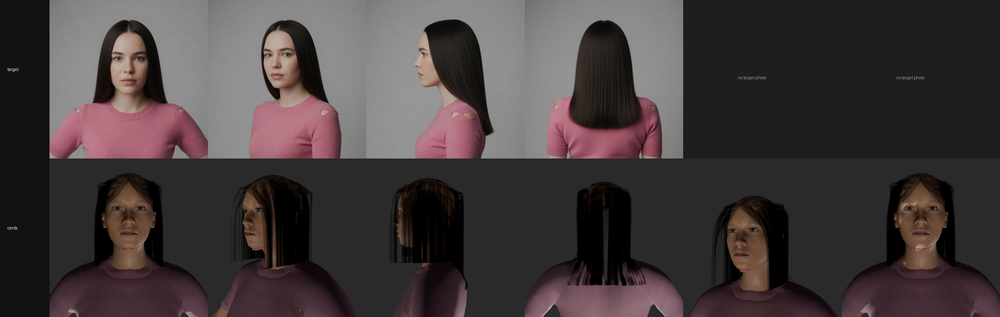
#> input picture tools/openclinxr/evidence/hair-cards0/sheet.png, 1000 x 317 px, shrunk from 2424 x 768 before the run
$ python measure.py ../hair-cards0/sheet.png
#> lines starting #> are read from the running program, lines starting #| are printed output that depends on the picture; after the words box and inside, x2 and y2 are one past the last pixel; in counts of white or black regions, pixels touching at a corner belong together
"""PNG metrics for hair image 02 (numpy + PIL only).

Usage: python3 measure.py <front-png>
Prints JSON: crownScalpFraction, sweaterPixels, meanHairLuminance, volume.

Definitions (mirrors hair-eval/evaluate.py conventions):
- head region: columns 15%-85%, rows 0-75%.
- hair mask: luminance < 0.30 inside the head region.
- crownScalpFraction: fraction of skin pixels (luminance > 0.55 and
  |saturation - median face sat| < 0.1, median over the face region
  columns 30%-70% rows 25%-60%) inside the hair bounding box's top 30%.
- sweaterPixels: pixels in the bottom 30% with hue 330-360 or 0-10 deg
  and saturation > 0.3.
- meanHairLuminance: mean luminance over the hair mask.
- volume: mask pixels / head-region pixels.
"""
import json
import sys

import numpy as np
from PIL import Image


def rgb_to_hs_np(rgb):
    f = rgb.astype(np.float64) / 255.0
    r, g, b = f[..., 0], f[..., 1], f[..., 2]
    mx = np.max(f, axis=-1)
    mn = np.min(f, axis=-1)
    d = mx - mn
    sat = np.where(mx > 0, d / np.maximum(mx, 1e-9), 0.0)
    hue = np.zeros_like(mx)
    m = d > 1e-9
    mr = m & (mx == r)
    mg = m & (mx == g) & ~mr
    mb = m & ~(mr | mg)
    hue[mr] = ((g[mr] - b[mr]) / d[mr]) % 6.0
    hue[mg] = (b[mg] - r[mg]) / d[mg] + 2.0
    hue[mb] = (r[mb] - g[mb]) / d[mb] + 4.0
    return (hue * 60.0) % 360.0, sat


def main():
    path = sys.argv[1]
    im = Image.open(path).convert("RGB")
#> im is the input picture: PIL image 1000x317 RGB; mean R, G, B 68.1, 60.2, 60.5
    a = np.asarray(im)
    H, W, _ = a.shape
#> H = 317; W = 1000
    lum = (0.299 * a[..., 0] + 0.587 * a[..., 1] + 0.114 * a[..., 2]) / 255.0
    hue, sat = rgb_to_hs_np(a)
#> in rgb_to_hs_np, `m = d > 1e-9`:
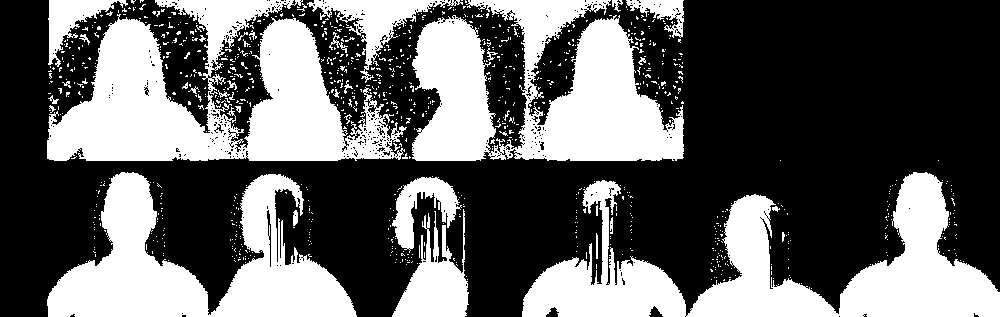
#> m: shape (317, 1000) bool; 38.4% white; 990 white regions (951 under 20 px), largest, box (x1, y1, x2, y2) and area: (47, 0, 407, 161) 29855, (522, 172, 1000, 317) 28006, (412, 0, 684, 161) 26225
#> in rgb_to_hs_np, `mr = m & (mx == r)`: mr: shape (317, 1000) bool; 35.8% white; 1035 white regions (994 under 20 px), largest, box (x1, y1, x2, y2) and area: (49, 173, 357, 317) 20908, (466, 0, 684, 160) 15839, (48, 14, 210, 160) 12704
#> in rgb_to_hs_np, `mg = m & (mx == g) & ~mr`: mg: shape (317, 1000) bool; 2.4% white in thin lines or dots
#> in rgb_to_hs_np, `mb = m & ~(mr | mg)`: mb: shape (317, 1000) bool; 0.26% white in thin lines or dots
#> in rgb_to_hs_np, `hue[mg] = (b[mg] - r[mg]) / d[mg] + 2.0`: hue: shape (317, 1000) float64; min 0, max 5.98, mean 1.16
#> in rgb_to_hs_np, `hue[mb] = (r[mb] - g[mb]) / d[mb] + 4.0`: hue: shape (317, 1000) float64; min 0, max 5.98, mean 1.17

    x0, x1 = int(W * 0.15), int(W * 0.85)
#> x0 = 150; x1 = 850
    y1 = int(H * 0.75)
#> y1 = 237
    head_lum = lum[0:y1, x0:x1]
    head_sat = sat[0:y1, x0:x1]
    hair_mask = head_lum < 0.30
#> hair_mask: shape (237, 700) bool; 57.6% white; 28 black regions (19 under 20 px), largest, box (x1, y1, x2, y2) and area: (0, 0, 533, 159) 69164, (578, 211, 612, 233) 342, (489, 130, 508, 159) 320
    head_pixels = int(head_lum.size)
#> head_pixels = 165900
    hair_pixels = int(hair_mask.sum())
#> hair_pixels = 95561
    volume = hair_pixels / head_pixels if head_pixels else 0.0
#> volume = 0.576
    mean_hair_lum = float(head_lum[hair_mask].mean()) if hair_pixels else 0.0
#> mean_hair_lum = 0.13
    if hair_pixels:
        _region = a[0:y1, x0:x1].astype(np.float64)
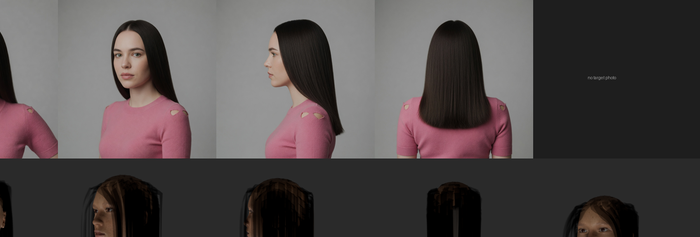
#> _region: shape (237, 700, 3) float64; mean R, G, B 81.2, 74.2, 74.5
        _hp = _region[hair_mask]
        _s = _hp[:, 0] + _hp[:, 1] + _hp[:, 2]
        hair_warmth = float((((_hp[:, 0] - _hp[:, 2]) / np.maximum(_s, 1e-9))).mean())
#> hair_warmth = 0.0445
    else:
        hair_warmth = 0.0

    fx0, fx1 = int(W * 0.30), int(W * 0.70)
#> fx0 = 300; fx1 = 700
    fy0, fy1 = int(H * 0.25), int(H * 0.60)
#> fy0 = 79; fy1 = 190
    med_sat = float(np.median(sat[fy0:fy1, fx0:fx1]))
#> med_sat = 0.00671

    ys, _ = np.nonzero(hair_mask)
    if len(ys):
        top, bot = int(ys.min()), int(ys.max())
#> top = 0; bot = 236
        cut = top + max(1, int(0.30 * (bot - top + 1)))
#> cut = 71
        region_lum = head_lum[top:cut, :]
        region_sat = head_sat[top:cut, :]
        skin = (region_lum > 0.55) & (np.abs(region_sat - med_sat) < 0.1)
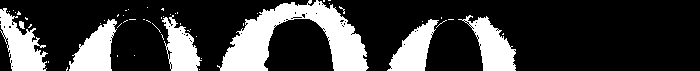
#> skin: shape (71, 700) bool; 24.4% white; 55 white regions (48 under 20 px), largest, box (x1, y1, x2, y2) and area: (217, 0, 369, 71) 4799, (0, 8, 48, 71) 1538, (458, 15, 516, 71) 1523
        crown = float(skin.sum()) / float(region_lum.size)
#> crown = 0.244
    else:
        crown = 1.0

    sy0 = int(H * 0.70)
#> sy0 = 221
    swe_hue = hue[sy0:H, :]
    swe_sat = sat[sy0:H, :]
    in_hue = (swe_hue >= 330.0) | (swe_hue <= 10.0)
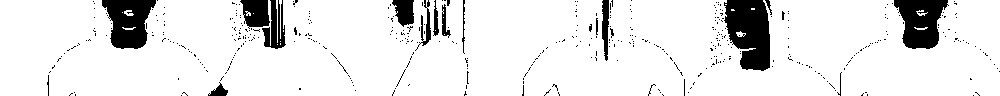
#> in_hue: shape (96, 1000) bool; 89.7% white; 440 black regions (423 under 20 px), largest, box (x1, y1, x2, y2) and area: (724, 0, 770, 71) 2483, (894, 0, 949, 49) 1794, (102, 0, 156, 49) 1788
    sweater = int(((in_hue) & (swe_sat > 0.3)).sum())
#> sweater = 29405

    # ---- report-only exposure/width keys (image04a; do not change above) ----
    fx0b, fx1b = int(W * 0.30), int(W * 0.70)
#> fx0b = 300; fx1b = 700
    fy0b, fy1b = int(H * 0.25), int(H * 0.70)
#> fy0b = 79; fy1b = 221
    face_lum = lum[fy0b:fy1b, fx0b:fx1b]
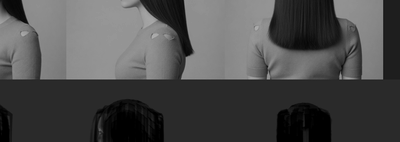
#> face_lum: shape (142, 400) float64; min 0, max 0.688, mean 0.3
    face_skin = face_lum[face_lum > 0.30]
    face_mean_lum = float(face_skin.mean()) if face_skin.size else 0.0
#> face_mean_lum = 0.52
    p = 32
    corners = []
    for yy, xx in ((0, 0), (0, W - p), (H - p, 0), (H - p, W - p)):
        corners.append(lum[yy:yy + p, xx:xx + p].mean())
#> after the loop, corners = [0.0706, 0.118, 0.0706, 0.228]
    bg_lum = float(sum(corners) / len(corners)) if corners else 0.0
#> bg_lum = 0.122
    # skin for eye-row: lum > 0.55 and |sat - med| < 0.1, med over face lum>0.55
    face_sat = sat[fy0b:fy1b, fx0b:fx1b]
    bright = face_lum > 0.55
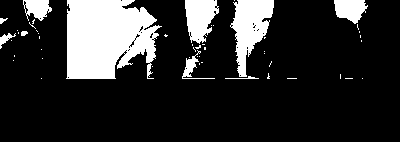
#> bright: shape (142, 400) bool; 18.1% white; 51 white regions (41 under 20 px), largest, box (x1, y1, x2, y2) and area: (66, 0, 162, 79) 5917, (230, 0, 274, 77) 1810, (185, 0, 219, 44) 1035
    med_sat_b = float(np.median(face_sat[bright])) if int(bright.sum()) else float(med_sat)
#> med_sat_b = 0
    full_sat_med = med_sat_b
#> full_sat_med = 0
    skin_full = (lum > 0.55) & (np.abs(sat - full_sat_med) < 0.1)
#> skin_full: shape (317, 1000) bool; 9.6% white; 122 white regions (111 under 20 px), largest, box (x1, y1, x2, y2) and area: (366, 0, 519, 158) 11287, (208, 19, 275, 158) 5023, (50, 11, 113, 139) 3503
    # eye row: longest non-skin run flanked by skin within face rows
    eye_row = int(H * 0.45)
    eye_found = False
    best_run = 0
    for yy in range(fy0b, fy1b):
        row = skin_full[yy, fx0b:fx1b]
        # find non-skin runs flanked by skin on both sides
        xs = np.nonzero(~row)[0]
        if xs.size == 0:
            continue
        # split into contiguous runs
        start = int(xs[0])
        prev = int(xs[0])
        runs = []
        for x in xs[1:]:
            x = int(x)
            if x == prev + 1:
                prev = x
            else:
                runs.append((start, prev))
                start = x
                prev = x
        runs.append((start, prev))
        for rs, re in runs:
            if rs > 0 and re < (fx1b - fx0b - 1) and row[rs - 1] and row[re + 1]:
                ln = re - rs + 1
                if ln > best_run:
                    best_run = ln
                    eye_row = yy
                    eye_found = True
#> after the loop, best_run = 113; eye_found = True; eye_row = 119
    # hair bbox from head-region hair mask
    mask_full = np.zeros_like(lum, dtype=bool)
    mask_full[0:y1, x0:x1] = hair_mask
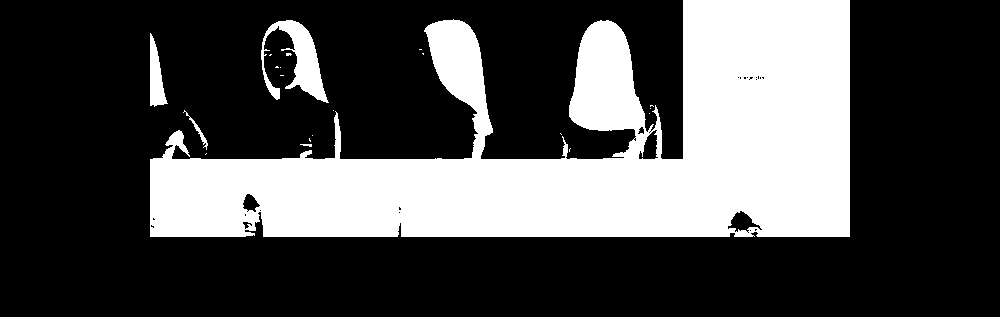
#> mask_full: shape (317, 1000) bool; 30.1% white; 21 white regions (16 under 20 px), largest, box (x1, y1, x2, y2) and area: (150, 0, 850, 237) 92409, (261, 20, 329, 103) 2198, (150, 33, 168, 107) 744, (183, 110, 208, 150) 128, (300, 144, 312, 147) 24
    ys_nz, xs_nz = np.nonzero(mask_full)
    if len(ys_nz):
        btop, bbot = int(ys_nz.min()), int(ys_nz.max())
#> btop = 0; bbot = 236
    else:
        btop, bbot = 0, H - 1
    chin_row = int(eye_row + 0.9 * (eye_row - btop))
#> chin_row = 226
    chin_row = max(0, min(H - 1, chin_row))
    hair_w_chin = int(mask_full[chin_row, :].sum())
#> hair_w_chin = 651
    skin_row = skin_full[eye_row, :]
    skin_xs = np.nonzero(skin_row)[0]
#> skin_xs = 146 values from 50 to 661
    head_w = int(skin_xs.max() - skin_xs.min() + 1) if len(skin_xs) >= 2 else 0
#> head_w = 612
    jaw_ratio = float(hair_w_chin / head_w) if head_w else 0.0
#> jaw_ratio = 1.06
    bbox_h = max(1, bbot - btop + 1)
#> bbox_h = 237
    sh_row = int(bbot - 0.05 * bbox_h)
#> sh_row = 224
    sh_row = max(0, min(H - 1, sh_row))
    hair_w_sh = int(mask_full[sh_row, :].sum())
#> hair_w_sh = 663
    sh_ratio = float(hair_w_sh / head_w) if head_w else 0.0
#> sh_ratio = 1.08

    print(json.dumps({
        "crownScalpFraction": crown,
        "sweaterPixels": sweater,
        "meanHairLuminance": mean_hair_lum,
        "hairWarmth": hair_warmth,
        "volume": volume,
        "hairPixels": hair_pixels,
        "headPixels": head_pixels,
        "medianFaceSat": med_sat,
        "faceMeanLuminance": face_mean_lum,
        "backgroundLuminance": bg_lum,
        "jawWidthRatio": jaw_ratio,
        "shoulderWidthRatio": sh_ratio,
        "eyeRow": int(eye_row),
        "eyeRowFound": bool(eye_found),
        "headWidthPx": int(head_w),
    }))
#> (printed output is left out)


if __name__ == "__main__":
    main()
